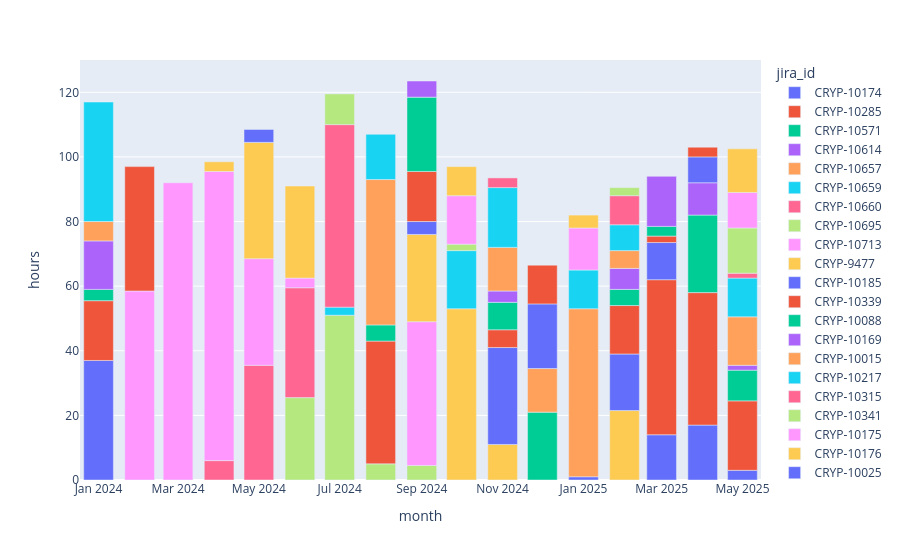

Here is the notebook cell this chart was saved with:
### Code cell
px.bar(user_issues_hours_monthly(ts_user).toPandas(),x='month',y='hours',color='jira_id',hover_data={'summary':True})

### Figure 1 — Plotly figure (JSON) as saved in the notebook; plotly's stock layout.template omitted (floating-point values rounded to 4 significant figures)
{"data": [{"customdata": [["[WalletMonitor] Dodanie obsługi gate.io futures"], ["[WalletMonitor] Dodanie obsługi gate.io futures"], ["[WalletMonitor] Dodanie obsługi gate.io futures"]], "hovertemplate": "jira_id=CRYP-10174<br>month=%{x}<br>hours=%{y}<br>summary=%{customdata[0]}<extra></extra>", "legendgroup": "CRYP-10174", "marker": {"color": "#636efa", "pattern": {"shape": ""}}, "name": "CRYP-10174", "orientation": "v", "showlegend": true, "textposition": "auto", "type": "bar", "x": ["2025-05-01T00:00:00.000000000", "2025-04-01T00:00:00.000000000", "2025-03-01T00:00:00.000000000"], "xaxis": "x", "y": [3.0, 17.0, 14.0], "yaxis": "y"}, {"customdata": [["[Wallet monitor] Połączenie z Vaultem"], ["[Wallet monitor] Połączenie z Vaultem"], ["[Wallet monitor] Połączenie z Vaultem"]], "hovertemplate": "jira_id=CRYP-10285<br>month=%{x}<br>hours=%{y}<br>summary=%{customdata[0]}<extra></extra>", "legendgroup": "CRYP-10285", "marker": {"color": "#EF553B", "pattern": {"shape": ""}}, "name": "CRYP-10285", "orientation": "v", "showlegend": true, "textposition": "auto", "type": "bar", "x": ["2025-05-01T00:00:00.000000000", "2025-04-01T00:00:00.000000000", "2025-03-01T00:00:00.000000000"], "xaxis": "x", "y": [21.5, 41.0, 48.0], "yaxis": "y"}, {"customdata": [["[Mexc] Unhandled exception podczas zamykania WS"], ["[Mexc] Unhandled exception podczas zamykania WS"]], "hovertemplate": "jira_id=CRYP-10571<br>month=%{x}<br>hours=%{y}<br>summary=%{customdata[0]}<extra></extra>", "legendgroup": "CRYP-10571", "marker": {"color": "#00cc96", "pattern": {"shape": ""}}, "name": "CRYP-10571", "orientation": "v", "showlegend": true, "textposition": "auto", "type": "bar", "x": ["2025-05-01T00:00:00.000000000", "2025-04-01T00:00:00.000000000"], "xaxis": "x", "y": [9.5, 24.0], "yaxis": "y"}, {"customdata": [["[Binance] Niepotrzebne logi dla statystyk feedowych"], ["[Binance] Niepotrzebne logi dla statystyk feedowych"]], "hovertemplate": "jira_id=CRYP-10614<br>month=%{x}<br>hours=%{y}<br>summary=%{customdata[0]}<extra></extra>", "legendgroup": "CRYP-10614", "marker": {"color": "#ab63fa", "pattern": {"shape": ""}}, "name": "CRYP-10614", "orientation": "v", "showlegend": true, "textposition": "auto", "type": "bar", "x": ["2025-05-01T00:00:00.000000000", "2025-04-01T00:00:00.000000000"], "xaxis": "x", "y": [1.5, 10.0], "yaxis": "y"}, {"customdata": [["[capital.com] Podawanie kluczy przez docker secret (tylko w MDR)"]], "hovertemplate": "jira_id=CRYP-10657<br>month=%{x}<br>hours=%{y}<br>summary=%{customdata[0]}<extra></extra>", "legendgroup": "CRYP-10657", "marker": {"color": "#FFA15A", "pattern": {"shape": ""}}, "name": "CRYP-10657", "orientation": "v", "showlegend": true, "textposition": "auto", "type": "bar", "x": ["2025-05-01T00:00:00.000000000"], "xaxis": "x", "y": [15.0], "yaxis": "y"}, {"customdata": [["[MEXC] Źle nadawany timestamp raportów"]], "hovertemplate": "jira_id=CRYP-10659<br>month=%{x}<br>hours=%{y}<br>summary=%{customdata[0]}<extra></extra>", "legendgroup": "CRYP-10659", "marker": {"color": "#19d3f3", "pattern": {"shape": ""}}, "name": "CRYP-10659", "orientation": "v", "showlegend": true, "textposition": "auto", "type": "bar", "x": ["2025-05-01T00:00:00.000000000"], "xaxis": "x", "y": [12.0], "yaxis": "y"}, {"customdata": [["[platform-admin] Przydzielanie kluczy nie działa gdy adapter jest w stanie failure"]], "hovertemplate": "jira_id=CRYP-10660<br>month=%{x}<br>hours=%{y}<br>summary=%{customdata[0]}<extra></extra>", "legendgroup": "CRYP-10660", "marker": {"color": "#FF6692", "pattern": {"shape": ""}}, "name": "CRYP-10660", "orientation": "v", "showlegend": true, "textposition": "auto", "type": "bar", "x": ["2025-05-01T00:00:00.000000000"], "xaxis": "x", "y": [1.5], "yaxis": "y"}, {"customdata": [["[Bitvavo] Zmiany w API"]], "hovertemplate": "jira_id=CRYP-10695<br>month=%{x}<br>hours=%{y}<br>summary=%{customdata[0]}<extra></extra>", "legendgroup": "CRYP-10695", "marker": {"color": "#B6E880", "pattern": {"shape": ""}}, "name": "CRYP-10695", "orientation": "v", "showlegend": true, "textposition": "auto", "type": "bar", "x": ["2025-05-01T00:00:00.000000000"], "xaxis": "x", "y": [14.0], "yaxis": "y"}, {"customdata": [["[Binance] Brak zmiany statusu feeda po rozłączeniu websocketa"]], "hovertemplate": "jira_id=CRYP-10713<br>month=%{x}<br>hours=%{y}<br>summary=%{customdata[0]}<extra></extra>", "legendgroup": "CRYP-10713", "marker": {"color": "#FF97FF", "pattern": {"shape": ""}}, "name": "CRYP-10713", "orientation": "v", "showlegend": true, "textposition": "auto", "type": "bar", "x": ["2025-05-01T00:00:00.000000000"], "xaxis": "x", "y": [11.0], "yaxis": "y"}, {"customdata": [["[CCXT] Dodanie znacznika początku i konca nagrywania"], ["[CCXT] Dodanie znacznika początku i konca nagrywania"], ["[CCXT] Dodanie znacznika początku i konca nagrywania"], ["[CCXT] Dodanie znacznika początku i konca nagrywania"]], "hovertemplate": "jira_id=CRYP-9477<br>month=%{x}<br>hours=%{y}<br>summary=%{customdata[0]}<extra></extra>", "legendgroup": "CRYP-9477", "marker": {"color": "#FECB52", "pattern": {"shape": ""}}, "name": "CRYP-9477", "orientation": "v", "showlegend": true, "textposition": "auto", "type": "bar", "x": ["2025-05-01T00:00:00.000000000", "2025-02-01T00:00:00.000000000", "2024-11-01T00:00:00.000000000", "2024-10-01T00:00:00.000000000"], "xaxis": "x", "y": [13.5, 21.5, 11.0, 53.0], "yaxis": "y"}, {"customdata": [["[Wallet monitor] Nie ma fee dla Kucoin Futures"], ["[Wallet monitor] Nie ma fee dla Kucoin Futures"], ["[Wallet monitor] Nie ma fee dla Kucoin Futures"], ["[Wallet monitor] Nie ma fee dla Kucoin Futures"]], "hovertemplate": "jira_id=CRYP-10185<br>month=%{x}<br>hours=%{y}<br>summary=%{customdata[0]}<extra></extra>", "legendgroup": "CRYP-10185", "marker": {"color": "#636efa", "pattern": {"shape": ""}}, "name": "CRYP-10185", "orientation": "v", "showlegend": true, "textposition": "auto", "type": "bar", "x": ["2025-04-01T00:00:00.000000000", "2025-03-01T00:00:00.000000000", "2025-02-01T00:00:00.000000000", "2025-01-01T00:00:00.000000000"], "xaxis": "x", "y": [8.0, 11.5, 17.5, 1.0], "yaxis": "y"}, {"customdata": [["[Wallet monitor] Logowanie przy użyciu https"], ["[Wallet monitor] Logowanie przy użyciu https"], ["[Wallet monitor] Logowanie przy użyciu https"]], "hovertemplate": "jira_id=CRYP-10339<br>month=%{x}<br>hours=%{y}<br>summary=%{customdata[0]}<extra></extra>", "legendgroup": "CRYP-10339", "marker": {"color": "#EF553B", "pattern": {"shape": ""}}, "name": "CRYP-10339", "orientation": "v", "showlegend": true, "textposition": "auto", "type": "bar", "x": ["2025-04-01T00:00:00.000000000", "2025-03-01T00:00:00.000000000", "2025-02-01T00:00:00.000000000"], "xaxis": "x", "y": [3.0, 2.0, 15.0], "yaxis": "y"}, {"customdata": [["mdr-10 out of memory"], ["mdr-10 out of memory"], ["mdr-10 out of memory"]], "hovertemplate": "jira_id=CRYP-10088<br>month=%{x}<br>hours=%{y}<br>summary=%{customdata[0]}<extra></extra>", "legendgroup": "CRYP-10088", "marker": {"color": "#00cc96", "pattern": {"shape": ""}}, "name": "CRYP-10088", "orientation": "v", "showlegend": true, "textposition": "auto", "type": "bar", "x": ["2025-03-01T00:00:00.000000000", "2025-02-01T00:00:00.000000000", "2024-12-01T00:00:00.000000000"], "xaxis": "x", "y": [3.0, 5.0, 21.0], "yaxis": "y"}, {"customdata": [["[Wallet monitor] Dodanie obsługi BitMart"], ["[Wallet monitor] Dodanie obsługi BitMart"]], "hovertemplate": "jira_id=CRYP-10169<br>month=%{x}<br>hours=%{y}<br>summary=%{customdata[0]}<extra></extra>", "legendgroup": "CRYP-10169", "marker": {"color": "#ab63fa", "pattern": {"shape": ""}}, "name": "CRYP-10169", "orientation": "v", "showlegend": true, "textposition": "auto", "type": "bar", "x": ["2025-03-01T00:00:00.000000000", "2025-02-01T00:00:00.000000000"], "xaxis": "x", "y": [15.5, 6.5], "yaxis": "y"}, {"customdata": [["[WalletMonitor] Ograniczenie dostępu"], ["[WalletMonitor] Ograniczenie dostępu"], ["[WalletMonitor] Ograniczenie dostępu"]], "hovertemplate": "jira_id=CRYP-10015<br>month=%{x}<br>hours=%{y}<br>summary=%{customdata[0]}<extra></extra>", "legendgroup": "CRYP-10015", "marker": {"color": "#FFA15A", "pattern": {"shape": ""}}, "name": "CRYP-10015", "orientation": "v", "showlegend": true, "textposition": "auto", "type": "bar", "x": ["2025-02-01T00:00:00.000000000", "2025-01-01T00:00:00.000000000", "2024-12-01T00:00:00.000000000"], "xaxis": "x", "y": [5.5, 52.0, 13.5], "yaxis": "y"}, {"customdata": [["[Wallet monitor] Nie ma fee dla Bitso"], ["[Wallet monitor] Nie ma fee dla Bitso"]], "hovertemplate": "jira_id=CRYP-10217<br>month=%{x}<br>hours=%{y}<br>summary=%{customdata[0]}<extra></extra>", "legendgroup": "CRYP-10217", "marker": {"color": "#19d3f3", "pattern": {"shape": ""}}, "name": "CRYP-10217", "orientation": "v", "showlegend": true, "textposition": "auto", "type": "bar", "x": ["2025-02-01T00:00:00.000000000", "2025-01-01T00:00:00.000000000"], "xaxis": "x", "y": [8.0, 12.0], "yaxis": "y"}, {"customdata": [["Dodanie możliwość modyfikacji adresow w gate.io"]], "hovertemplate": "jira_id=CRYP-10315<br>month=%{x}<br>hours=%{y}<br>summary=%{customdata[0]}<extra></extra>", "legendgroup": "CRYP-10315", "marker": {"color": "#FF6692", "pattern": {"shape": ""}}, "name": "CRYP-10315", "orientation": "v", "showlegend": true, "textposition": "auto", "type": "bar", "x": ["2025-02-01T00:00:00.000000000"], "xaxis": "x", "y": [9.0], "yaxis": "y"}, {"customdata": [["Problem z monitoringiem WM"]], "hovertemplate": "jira_id=CRYP-10341<br>month=%{x}<br>hours=%{y}<br>summary=%{customdata[0]}<extra></extra>", "legendgroup": "CRYP-10341", "marker": {"color": "#B6E880", "pattern": {"shape": ""}}, "name": "CRYP-10341", "orientation": "v", "showlegend": true, "textposition": "auto", "type": "bar", "x": ["2025-02-01T00:00:00.000000000"], "xaxis": "x", "y": [2.5], "yaxis": "y"}, {"customdata": [["[Wallet monitor] Nie ma fee dla Binance Futures"]], "hovertemplate": "jira_id=CRYP-10175<br>month=%{x}<br>hours=%{y}<br>summary=%{customdata[0]}<extra></extra>", "legendgroup": "CRYP-10175", "marker": {"color": "#FF97FF", "pattern": {"shape": ""}}, "name": "CRYP-10175", "orientation": "v", "showlegend": true, "textposition": "auto", "type": "bar", "x": ["2025-01-01T00:00:00.000000000"], "xaxis": "x", "y": [13.0], "yaxis": "y"}, {"customdata": [["[Wallet monitor] Nie ma fee dla Bitkuba"]], "hovertemplate": "jira_id=CRYP-10176<br>month=%{x}<br>hours=%{y}<br>summary=%{customdata[0]}<extra></extra>", "legendgroup": "CRYP-10176", "marker": {"color": "#FECB52", "pattern": {"shape": ""}}, "name": "CRYP-10176", "orientation": "v", "showlegend": true, "textposition": "auto", "type": "bar", "x": ["2025-01-01T00:00:00.000000000"], "xaxis": "x", "y": [4.0], "yaxis": "y"}, {"customdata": [["[gate.io] Event cancel podczas OSRa"], ["[gate.io] Event cancel podczas OSRa"]], "hovertemplate": "jira_id=CRYP-10025<br>month=%{x}<br>hours=%{y}<br>summary=%{customdata[0]}<extra></extra>", "legendgroup": "CRYP-10025", "marker": {"color": "#636efa", "pattern": {"shape": ""}}, "name": "CRYP-10025", "orientation": "v", "showlegend": true, "textposition": "auto", "type": "bar", "x": ["2024-12-01T00:00:00.000000000", "2024-11-01T00:00:00.000000000"], "xaxis": "x", "y": [20.0, 30.0], "yaxis": "y"}, {"customdata": [["[Ascendex] Adapter feedowy ponawia próby połączenie mimo bana"], ["[Ascendex] Adapter feedowy ponawia próby połączenie mimo bana"]], "hovertemplate": "jira_id=CRYP-10053<br>month=%{x}<br>hours=%{y}<br>summary=%{customdata[0]}<extra></extra>", "legendgroup": "CRYP-10053", "marker": {"color": "#EF553B", "pattern": {"shape": ""}}, "name": "CRYP-10053", "orientation": "v", "showlegend": true, "textposition": "auto", "type": "bar", "x": ["2024-12-01T00:00:00.000000000", "2024-11-01T00:00:00.000000000"], "xaxis": "x", "y": [12.0, 5.5], "yaxis": "y"}, {"customdata": [["[Binance Futures] Order book best powoduje  OoM"]], "hovertemplate": "jira_id=CRYP-10014<br>month=%{x}<br>hours=%{y}<br>summary=%{customdata[0]}<extra></extra>", "legendgroup": "CRYP-10014", "marker": {"color": "#00cc96", "pattern": {"shape": ""}}, "name": "CRYP-10014", "orientation": "v", "showlegend": true, "textposition": "auto", "type": "bar", "x": ["2024-11-01T00:00:00.000000000"], "xaxis": "x", "y": [8.5], "yaxis": "y"}, {"customdata": [["[Wallet monitor] Dodanie nowych subkont"]], "hovertemplate": "jira_id=CRYP-10022<br>month=%{x}<br>hours=%{y}<br>summary=%{customdata[0]}<extra></extra>", "legendgroup": "CRYP-10022", "marker": {"color": "#ab63fa", "pattern": {"shape": ""}}, "name": "CRYP-10022", "orientation": "v", "showlegend": true, "textposition": "auto", "type": "bar", "x": ["2024-11-01T00:00:00.000000000"], "xaxis": "x", "y": [3.5], "yaxis": "y"}, {"customdata": [["[Binance] Restart web socketa co 24h"]], "hovertemplate": "jira_id=CRYP-10050<br>month=%{x}<br>hours=%{y}<br>summary=%{customdata[0]}<extra></extra>", "legendgroup": "CRYP-10050", "marker": {"color": "#FFA15A", "pattern": {"shape": ""}}, "name": "CRYP-10050", "orientation": "v", "showlegend": true, "textposition": "auto", "type": "bar", "x": ["2024-11-01T00:00:00.000000000"], "xaxis": "x", "y": [13.5], "yaxis": "y"}, {"customdata": [["[UniswapLp] Dodanie informacji z transakcji decreseLiquidity"], ["[UniswapLp] Dodanie informacji z transakcji decreseLiquidity"]], "hovertemplate": "jira_id=CRYP-9964<br>month=%{x}<br>hours=%{y}<br>summary=%{customdata[0]}<extra></extra>", "legendgroup": "CRYP-9964", "marker": {"color": "#19d3f3", "pattern": {"shape": ""}}, "name": "CRYP-9964", "orientation": "v", "showlegend": true, "textposition": "auto", "type": "bar", "x": ["2024-11-01T00:00:00.000000000", "2024-10-01T00:00:00.000000000"], "xaxis": "x", "y": [18.5, 18.0], "yaxis": "y"}, {"customdata": [["[WalletMonitor] Zmiana nazw kont w konfiguracji"]], "hovertemplate": "jira_id=CRYP-9993<br>month=%{x}<br>hours=%{y}<br>summary=%{customdata[0]}<extra></extra>", "legendgroup": "CRYP-9993", "marker": {"color": "#FF6692", "pattern": {"shape": ""}}, "name": "CRYP-9993", "orientation": "v", "showlegend": true, "textposition": "auto", "type": "bar", "x": ["2024-11-01T00:00:00.000000000"], "xaxis": "x", "y": [3.0], "yaxis": "y"}, {"customdata": [["[UniswapLp] Dodanie informacji o fee z transakcji burn"], ["[UniswapLp] Dodanie informacji o fee z transakcji burn"], ["[UniswapLp] Dodanie informacji o fee z transakcji burn"], ["[UniswapLp] Dodanie informacji o fee z transakcji burn"], ["[UniswapLp] Dodanie informacji o fee z transakcji burn"]], "hovertemplate": "jira_id=CRYP-9247<br>month=%{x}<br>hours=%{y}<br>summary=%{customdata[0]}<extra></extra>", "legendgroup": "CRYP-9247", "marker": {"color": "#B6E880", "pattern": {"shape": ""}}, "name": "CRYP-9247", "orientation": "v", "showlegend": true, "textposition": "auto", "type": "bar", "x": ["2024-10-01T00:00:00.000000000", "2024-09-01T00:00:00.000000000", "2024-08-01T00:00:00.000000000", "2024-07-01T00:00:00.000000000", "2024-06-01T00:00:00.000000000"], "xaxis": "x", "y": [2.0, 4.5, 5.0, 51.0, 25.5], "yaxis": "y"}, {"customdata": [["[Migrator] OutOfMemory wyjaśnienie przyczyny"], ["[Migrator] OutOfMemory wyjaśnienie przyczyny"]], "hovertemplate": "jira_id=CRYP-9754<br>month=%{x}<br>hours=%{y}<br>summary=%{customdata[0]}<extra></extra>", "legendgroup": "CRYP-9754", "marker": {"color": "#FF97FF", "pattern": {"shape": ""}}, "name": "CRYP-9754", "orientation": "v", "showlegend": true, "textposition": "auto", "type": "bar", "x": ["2024-10-01T00:00:00.000000000", "2024-09-01T00:00:00.000000000"], "xaxis": "x", "y": [15.0, 44.5], "yaxis": "y"}, {"customdata": [["[WalletMonitor] Dodanie obsługi bitfinex futures"], ["[WalletMonitor] Dodanie obsługi bitfinex futures"]], "hovertemplate": "jira_id=CRYP-9787<br>month=%{x}<br>hours=%{y}<br>summary=%{customdata[0]}<extra></extra>", "legendgroup": "CRYP-9787", "marker": {"color": "#FECB52", "pattern": {"shape": ""}}, "name": "CRYP-9787", "orientation": "v", "showlegend": true, "textposition": "auto", "type": "bar", "x": ["2024-10-01T00:00:00.000000000", "2024-09-01T00:00:00.000000000"], "xaxis": "x", "y": [9.0, 27.0], "yaxis": "y"}, {"customdata": [["Brak alertu dla braku feedów BINANCE"]], "hovertemplate": "jira_id=CRYP-9292<br>month=%{x}<br>hours=%{y}<br>summary=%{customdata[0]}<extra></extra>", "legendgroup": "CRYP-9292", "marker": {"color": "#636efa", "pattern": {"shape": ""}}, "name": "CRYP-9292", "orientation": "v", "showlegend": true, "textposition": "auto", "type": "bar", "x": ["2024-09-01T00:00:00.000000000"], "xaxis": "x", "y": [4.0], "yaxis": "y"}, {"customdata": [["[WalletMonitor] Problemy z odpytaniem o stan portfela dla Binance Futures/Binance"], ["[WalletMonitor] Problemy z odpytaniem o stan portfela dla Binance Futures/Binance"]], "hovertemplate": "jira_id=CRYP-9372<br>month=%{x}<br>hours=%{y}<br>summary=%{customdata[0]}<extra></extra>", "legendgroup": "CRYP-9372", "marker": {"color": "#EF553B", "pattern": {"shape": ""}}, "name": "CRYP-9372", "orientation": "v", "showlegend": true, "textposition": "auto", "type": "bar", "x": ["2024-09-01T00:00:00.000000000", "2024-08-01T00:00:00.000000000"], "xaxis": "x", "y": [15.5, 38.0], "yaxis": "y"}, {"customdata": [["[MDR] nierówny przydział subskrypcji"], ["[MDR] nierówny przydział subskrypcji"]], "hovertemplate": "jira_id=CRYP-9708<br>month=%{x}<br>hours=%{y}<br>summary=%{customdata[0]}<extra></extra>", "legendgroup": "CRYP-9708", "marker": {"color": "#00cc96", "pattern": {"shape": ""}}, "name": "CRYP-9708", "orientation": "v", "showlegend": true, "textposition": "auto", "type": "bar", "x": ["2024-09-01T00:00:00.000000000", "2024-08-01T00:00:00.000000000"], "xaxis": "x", "y": [23.0, 5.0], "yaxis": "y"}, {"customdata": [["Awarie instancji AE i MDR na środowisku QA"]], "hovertemplate": "jira_id=CRYP-9757<br>month=%{x}<br>hours=%{y}<br>summary=%{customdata[0]}<extra></extra>", "legendgroup": "CRYP-9757", "marker": {"color": "#ab63fa", "pattern": {"shape": ""}}, "name": "CRYP-9757", "orientation": "v", "showlegend": true, "textposition": "auto", "type": "bar", "x": ["2024-09-01T00:00:00.000000000"], "xaxis": "x", "y": [5.0], "yaxis": "y"}, {"customdata": [["[WalletMonitor] Brak obsługi Bitkuba"]], "hovertemplate": "jira_id=CRYP-9373<br>month=%{x}<br>hours=%{y}<br>summary=%{customdata[0]}<extra></extra>", "legendgroup": "CRYP-9373", "marker": {"color": "#FFA15A", "pattern": {"shape": ""}}, "name": "CRYP-9373", "orientation": "v", "showlegend": true, "textposition": "auto", "type": "bar", "x": ["2024-08-01T00:00:00.000000000"], "xaxis": "x", "y": [45.0], "yaxis": "y"}, {"customdata": [["Linki do Wallet Monitor w sitemap"], ["Linki do Wallet Monitor w sitemap"]], "hovertemplate": "jira_id=CRYP-9465<br>month=%{x}<br>hours=%{y}<br>summary=%{customdata[0]}<extra></extra>", "legendgroup": "CRYP-9465", "marker": {"color": "#19d3f3", "pattern": {"shape": ""}}, "name": "CRYP-9465", "orientation": "v", "showlegend": true, "textposition": "auto", "type": "bar", "x": ["2024-08-01T00:00:00.000000000", "2024-07-01T00:00:00.000000000"], "xaxis": "x", "y": [14.0, 2.5], "yaxis": "y"}, {"customdata": [["Błąd wykonania migration-verifier-liquee"], ["Błąd wykonania migration-verifier-liquee"], ["Błąd wykonania migration-verifier-liquee"], ["Błąd wykonania migration-verifier-liquee"]], "hovertemplate": "jira_id=CRYP-9052<br>month=%{x}<br>hours=%{y}<br>summary=%{customdata[0]}<extra></extra>", "legendgroup": "CRYP-9052", "marker": {"color": "#FF6692", "pattern": {"shape": ""}}, "name": "CRYP-9052", "orientation": "v", "showlegend": true, "textposition": "auto", "type": "bar", "x": ["2024-07-01T00:00:00.000000000", "2024-06-01T00:00:00.000000000", "2024-05-01T00:00:00.000000000", "2024-04-01T00:00:00.000000000"], "xaxis": "x", "y": [56.5, 34.0, 35.5, 6.0], "yaxis": "y"}, {"customdata": [["[CCXT] Wallet monitor duplikuje stany konta"]], "hovertemplate": "jira_id=CRYP-9441<br>month=%{x}<br>hours=%{y}<br>summary=%{customdata[0]}<extra></extra>", "legendgroup": "CRYP-9441", "marker": {"color": "#B6E880", "pattern": {"shape": ""}}, "name": "CRYP-9441", "orientation": "v", "showlegend": true, "textposition": "auto", "type": "bar", "x": ["2024-07-01T00:00:00.000000000"], "xaxis": "x", "y": [9.5], "yaxis": "y"}, {"customdata": [["[Wallet monitor] Prezentacja aktualnego balansu"], ["[Wallet monitor] Prezentacja aktualnego balansu"], ["[Wallet monitor] Prezentacja aktualnego balansu"], ["[Wallet monitor] Prezentacja aktualnego balansu"], ["[Wallet monitor] Prezentacja aktualnego balansu"]], "hovertemplate": "jira_id=CRYP-8772<br>month=%{x}<br>hours=%{y}<br>summary=%{customdata[0]}<extra></extra>", "legendgroup": "CRYP-8772", "marker": {"color": "#FF97FF", "pattern": {"shape": ""}}, "name": "CRYP-8772", "orientation": "v", "showlegend": true, "textposition": "auto", "type": "bar", "x": ["2024-06-01T00:00:00.000000000", "2024-05-01T00:00:00.000000000", "2024-04-01T00:00:00.000000000", "2024-03-01T00:00:00.000000000", "2024-02-01T00:00:00.000000000"], "xaxis": "x", "y": [3.0, 33.0, 89.5, 92.0, 58.5], "yaxis": "y"}, {"customdata": [["Raport dla migracji danych nie uwzględnia rekordów gdzie wartość jest pusta "], ["Raport dla migracji danych nie uwzględnia rekordów gdzie wartość jest pusta "], ["Raport dla migracji danych nie uwzględnia rekordów gdzie wartość jest pusta "]], "hovertemplate": "jira_id=CRYP-9101<br>month=%{x}<br>hours=%{y}<br>summary=%{customdata[0]}<extra></extra>", "legendgroup": "CRYP-9101", "marker": {"color": "#FECB52", "pattern": {"shape": ""}}, "name": "CRYP-9101", "orientation": "v", "showlegend": true, "textposition": "auto", "type": "bar", "x": ["2024-06-01T00:00:00.000000000", "2024-05-01T00:00:00.000000000", "2024-04-01T00:00:00.000000000"], "xaxis": "x", "y": [28.5, 36.0, 3.0], "yaxis": "y"}, {"customdata": [["[MDA] Dodanie zastępczego coefficient"], ["[MDA] Dodanie zastępczego coefficient"]], "hovertemplate": "jira_id=CRYP-7846<br>month=%{x}<br>hours=%{y}<br>summary=%{customdata[0]}<extra></extra>", "legendgroup": "CRYP-7846", "marker": {"color": "#636efa", "pattern": {"shape": ""}}, "name": "CRYP-7846", "orientation": "v", "showlegend": true, "textposition": "auto", "type": "bar", "x": ["2024-05-01T00:00:00.000000000", "2024-01-01T00:00:00.000000000"], "xaxis": "x", "y": [4.0, 37.0], "yaxis": "y"}, {"customdata": [["[Kucoin] Adapter wyczerpał wszystkie próby subskrybcji reason=Subscription rejected"], ["[Kucoin] Adapter wyczerpał wszystkie próby subskrybcji reason=Subscription rejected"]], "hovertemplate": "jira_id=CRYP-8737<br>month=%{x}<br>hours=%{y}<br>summary=%{customdata[0]}<extra></extra>", "legendgroup": "CRYP-8737", "marker": {"color": "#EF553B", "pattern": {"shape": ""}}, "name": "CRYP-8737", "orientation": "v", "showlegend": true, "textposition": "auto", "type": "bar", "x": ["2024-02-01T00:00:00.000000000", "2024-01-01T00:00:00.000000000"], "xaxis": "x", "y": [38.5, 18.5], "yaxis": "y"}, {"customdata": [["Przestawienie komponentów na domyślnie wyłączone"]], "hovertemplate": "jira_id=CRYP-8275<br>month=%{x}<br>hours=%{y}<br>summary=%{customdata[0]}<extra></extra>", "legendgroup": "CRYP-8275", "marker": {"color": "#00cc96", "pattern": {"shape": ""}}, "name": "CRYP-8275", "orientation": "v", "showlegend": true, "textposition": "auto", "type": "bar", "x": ["2024-01-01T00:00:00.000000000"], "xaxis": "x", "y": [3.5], "yaxis": "y"}, {"customdata": [["[MDR] Po restarcie bundla 'Market Data Recorder' następuje trwały wzrost obciążenia CPU"]], "hovertemplate": "jira_id=CRYP-8422<br>month=%{x}<br>hours=%{y}<br>summary=%{customdata[0]}<extra></extra>", "legendgroup": "CRYP-8422", "marker": {"color": "#ab63fa", "pattern": {"shape": ""}}, "name": "CRYP-8422", "orientation": "v", "showlegend": true, "textposition": "auto", "type": "bar", "x": ["2024-01-01T00:00:00.000000000"], "xaxis": "x", "y": [15.0], "yaxis": "y"}, {"customdata": [["[MDR] Skryp configurer nie obsługuje znaków specjalnych"]], "hovertemplate": "jira_id=CRYP-8565<br>month=%{x}<br>hours=%{y}<br>summary=%{customdata[0]}<extra></extra>", "legendgroup": "CRYP-8565", "marker": {"color": "#FFA15A", "pattern": {"shape": ""}}, "name": "CRYP-8565", "orientation": "v", "showlegend": true, "textposition": "auto", "type": "bar", "x": ["2024-01-01T00:00:00.000000000"], "xaxis": "x", "y": [6.0], "yaxis": "y"}, {"customdata": [["API GATEWAY nie działa jeżeli jeden z serviceów nie ma przydzielonego taska"]], "hovertemplate": "jira_id=CRYP-8721<br>month=%{x}<br>hours=%{y}<br>summary=%{customdata[0]}<extra></extra>", "legendgroup": "CRYP-8721", "marker": {"color": "#19d3f3", "pattern": {"shape": ""}}, "name": "CRYP-8721", "orientation": "v", "showlegend": true, "textposition": "auto", "type": "bar", "x": ["2024-01-01T00:00:00.000000000"], "xaxis": "x", "y": [37.0], "yaxis": "y"}], "layout": {"barmode": "relative", "legend": {"title": {"text": "jira_id"}, "tracegroupgap": 0}, "margin": {"t": 60}, "xaxis": {"anchor": "y", "domain": [0, 1], "title": {"text": "month"}}, "yaxis": {"anchor": "x", "domain": [0, 1], "title": {"text": "hours"}}}}
